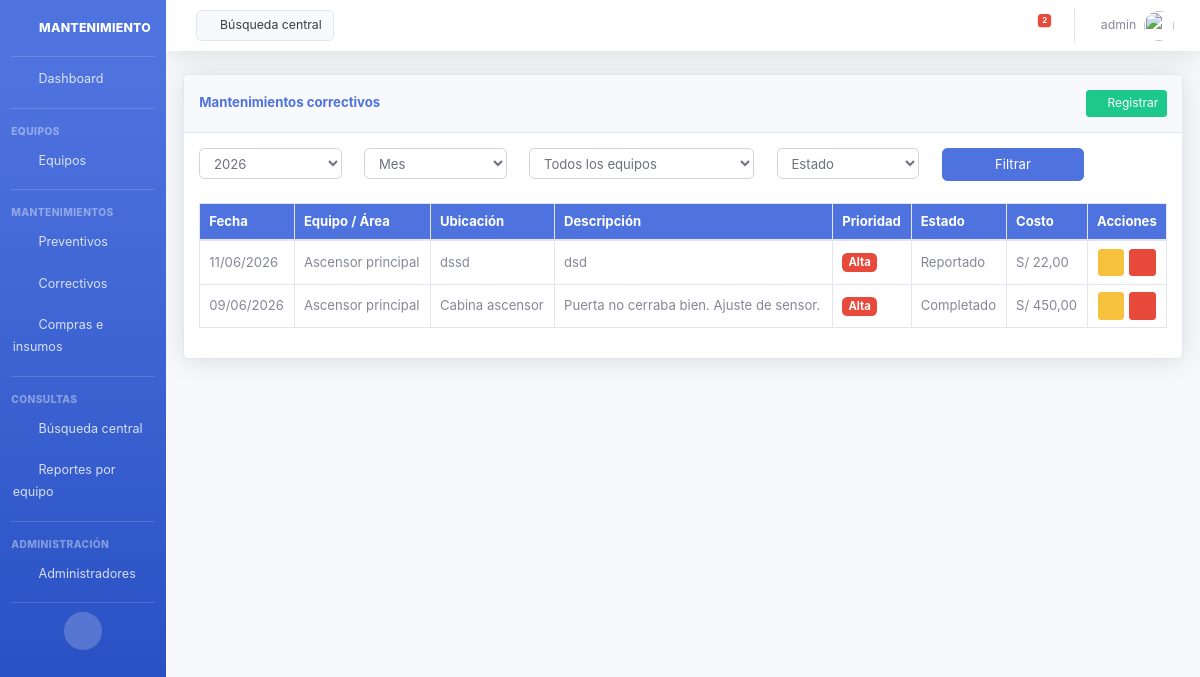
The page /api/correctivos/ (signed in) on the database its author committed.
### core/models.py (models this page shows, shortened)
class Administrador(AbstractUser):
    pass

class MantenimientoCorrectivo(models.Model):
    PRIORIDAD_CHOICES = [
        ('baja', 'Baja'),
        ('media', 'Media'),
        ('alta', 'Alta'),
        ('urgente', 'Urgente'),
    ]
    ESTADO_CHOICES = [
        ('reportado', 'Reportado'),
        ('en_proceso', 'En proceso'),
        ('completado', 'Completado'),
        ('cancelado', 'Cancelado'),
    ]
    equipo = models.ForeignKey(
        Equipo, on_delete=models.SET_NULL, null=True, blank=True,
        related_name='mantenimientos_correctivos'
    )
    area = models.CharField(max_length=200, help_text='Área o zona del edificio')
    ubicacion = models.CharField(max_length=200)
    fecha = models.DateField(default=date.today)
    descripcion = models.TextField()
    costo = models.DecimalField(max_digits=10, decimal_places=2, default=0)
    proveedor = models.CharField(max_length=200, blank=True)
    prioridad = models.CharField(max_length=20, choices=PRIORIDAD_CHOICES, default='baja')
    estado = models.CharField(max_length=20, choices=ESTADO_CHOICES, default='reportado')
    observaciones = models.TextField(blank=True)
    registrado_por = models.ForeignKey(get_user_model(), on_delete=models.SET_NULL, null=True, blank=True)
    fecha_registro = models.DateTimeField(auto_now_add=True)
    class Meta:
        ordering = ['-fecha']
        verbose_name = 'Mantenimiento correctivo'
        verbose_name_plural = 'Mantenimientos correctivos'

class Equipo(models.Model):
    nombre = models.CharField(max_length=200)
    categoria = models.CharField(max_length=80, choices=CATEGORIA_EQUIPO_CHOICES, default='varios')
    ubicacion = models.CharField(max_length=200)
    marca = models.CharField(max_length=100, blank=True)
    modelo = models.CharField(max_length=100, blank=True)
    numero_serie = models.CharField(max_length=100, blank=True)
    frecuencia_preventiva = models.CharField(max_length=20, choices=FRECUENCIA_CHOICES, default='mensual')
    fecha_base_programacion = models.DateField(help_text='Fecha de referencia para el cronograma anual')
    proveedor_servicio = models.CharField(max_length=200, blank=True)
    observaciones = models.TextField(blank=True)
    activo = models.BooleanField(default=True)
    fecha_registro = models.DateTimeField(auto_now_add=True)
    class Meta:
        ordering = ['categoria', 'nombre']
        verbose_name = 'Equipo'
        verbose_name_plural = 'Equipos'

### core/views.py (the view)
# urls.py: path('correctivos/', correctivos_list, name='correctivos-list'),
def correctivos_list(request):
    anio_filtro = _anio_filtro_listado(request)
    mes = request.GET.get('mes')
    equipo_id = request.GET.get('equipo')
    estado = request.GET.get('estado', '')
    correctivos = MantenimientoCorrectivo.objects.select_related('equipo')
    if anio_filtro is not None:
        correctivos = correctivos.filter(fecha__year=anio_filtro)
    if mes:
        correctivos = correctivos.filter(fecha__month=int(mes))
    if equipo_id:
        correctivos = correctivos.filter(equipo_id=int(equipo_id))
    if estado:
        correctivos = correctivos.filter(estado=estado)
    correctivos = correctivos.order_by('-fecha')
    return render(request, 'core/correctivos_list.html', {
        'correctivos': correctivos,
        'estado_seleccionado': estado,
        **_contexto_filtros(request),
    })

### core/views.py (called while the page is built)
def _contexto_filtros(request):
    hoy = date.today()
    return {
        'anio_seleccionado': request.GET.get('anio', hoy.year),
        'mes_seleccionado': request.GET.get('mes', ''),
        'equipo_seleccionado': request.GET.get('equipo', ''),
        'q': request.GET.get('q', ''),
        'anios_disponibles': list(range(hoy.year - 2, hoy.year + 3)),
        'meses_disponibles': MESES,
        'equipos_filtro': Equipo.objects.filter(activo=True),
    }

def _anio_filtro_listado(request):
    hoy = date.today()
    if 'anio' not in request.GET:
        return hoy.year
    anio = request.GET.get('anio', '')
    return int(anio) if anio else None

### core/templates/core/correctivos_list.html (shortened to what this page needs)
{% extends 'core/base.html' %}
{% block content %}
<div class="card shadow mb-4">
    <div class="card-header py-3 d-flex justify-content-between align-items-center">
        <h6 class="m-0 font-weight-bold text-primary">Mantenimientos correctivos</h6>
        <a href="{% url 'correctivo-create' %}" class="btn btn-success btn-sm"><i class="fas fa-plus"></i> Registrar</a>
    </div>
    <div class="card-body">
        {% include 'core/partials/filtros_listado.html' %}
        <div class="table-responsive mt-3">
            <table id="tabla-datos" class="table table-bordered table-hover">
                <thead class="bg-primary text-white">
                    <tr>
                        <th>Fecha</th>
                        <th>Equipo / Área</th>
                        <th>Ubicación</th>
                        <th>Descripción</th>
                        <th>Prioridad</th>
                        <th>Estado</th>
                        <th>Costo</th>
                        <th class="col-acciones">Acciones</th>
                    </tr>
                </thead>
                <tbody>
                    {% for c in correctivos %}
                    <tr>
                        <td>{{ c.fecha|date:"d/m/Y" }}</td>
                        <td>{% if c.equipo %}{{ c.equipo.nombre }}{% else %}{{ c.area }}{% endif %}</td>
                        <td>{{ c.ubicacion }}</td>
                        <td>{{ c.descripcion|truncatechars:50 }}</td>
                        <td><span class="badge badge-{% if c.prioridad == 'urgente' or c.prioridad == 'alta' %}danger{% elif c.prioridad == 'media' %}warning{% else %}secondary{% endif %}">{{ c.get_prioridad_display }}</span></td>
                        <td>{{ c.get_estado_display }}</td>
                        <td>S/ {{ c.costo|floatformat:2 }}</td>
                        <td class="td-acciones">
                            <div class="tabla-acciones">
                                <a href="{% url 'correctivo-edit' c.id %}" class="btn btn-warning btn-sm" title="Editar"><i class="fas fa-edit"></i></a>
                                <a href="{% url 'correctivo-delete' c.id %}" class="btn btn-danger btn-sm btn-eliminar" title="Eliminar"><i class="fas fa-trash"></i></a>
                            </div>
                        </td>
                    </tr>
                    {% endfor %}
                </tbody>
            </table>
        </div>
    </div>
</div>
{% endblock %}
{% block extra_css %}
<link rel="stylesheet" href="https://cdn.datatables.net/1.13.6/css/dataTables.bootstrap4.min.css">
{% endblock %}

### core/templates/core/header.html (shortened to what this page needs)
{% load static %}
<nav class="navbar navbar-expand navbar-light bg-white topbar mb-4 static-top shadow">
    <a href="{% url 'busqueda-central' %}" class="d-none d-sm-inline-block btn btn-light border small mr-auto ml-md-3 my-2 my-md-0">
        <i class="fas fa-search fa-sm"></i> Búsqueda central
    </a>
    <ul class="navbar-nav ml-auto">
        <li class="nav-item dropdown no-arrow mx-1">
            <a class="nav-link dropdown-toggle" href="#" id="alertsDropdown" role="button" data-toggle="dropdown"
               aria-haspopup="true" aria-expanded="false">
                <i class="fas fa-bell fa-fw"></i>
                <span class="badge badge-danger badge-counter" id="alert-count">0</span>
            </a>
        </li>
        <li class="nav-item dropdown no-arrow">
            <a class="nav-link dropdown-toggle" href="#" id="userDropdown" role="button"
               data-toggle="dropdown" aria-haspopup="true" aria-expanded="false">
                <span class="mr-2 d-none d-lg-inline text-gray-600 small">{{ request.user.username }}</span>
                <img class="img-profile rounded-circle" src="{% static 'img/undraw_profile.svg' %}">
            </a>
        </li>
    </ul>
</nav>

### core/static/css/mantenimiento.css (style rules this page uses)
html { font-size: 15px; }
body { font-size: 0.9375rem; }
h6, .h6 { font-size: 0.88rem; }
.table { font-size: 0.875rem; }
.table th, .table td { padding: 0.5rem 0.6rem; vertical-align: middle; }
.btn { font-size: 0.875rem; }
.btn-sm { font-size: 0.8rem; padding: 0.25rem 0.5rem; }
.card-header { padding: 0.6rem 1rem; }
.card-body { padding: 1rem; }
.badge { font-size: 0.75rem; padding: 0.35em 0.55em; }
.small, small { font-size: 0.82rem; }
.topbar { height: 3.4rem !important; }
.topbar .nav-link { font-size: 0.875rem; }
.tabla-acciones { display: inline-flex; flex-wrap: nowrap; align-items: center; justify-content: center; gap: 0.35rem; }
.tabla-acciones .btn { margin: 0; flex-shrink: 0; }
td.td-acciones, th.col-acciones { text-align: center; white-space: nowrap; width: 1%; }

### rows shown on the page
Administrador: user.username "admin"
MantenimientoCorrectivo: fecha "11/06/2026", equipo.nombre "Ascensor principal", ubicacion "dssd", descripcion "dsd", prioridad "Alta", estado "Reportado", costo "22,00"
MantenimientoCorrectivo: fecha "09/06/2026", equipo.nombre "Ascensor principal", ubicacion "Cabina ascensor", descripcion "Puerta no cerraba bien. Ajuste de sensor.", prioridad "Alta", estado "Completado", costo "450,00"

### other values the page prints
form field anio "2026"
